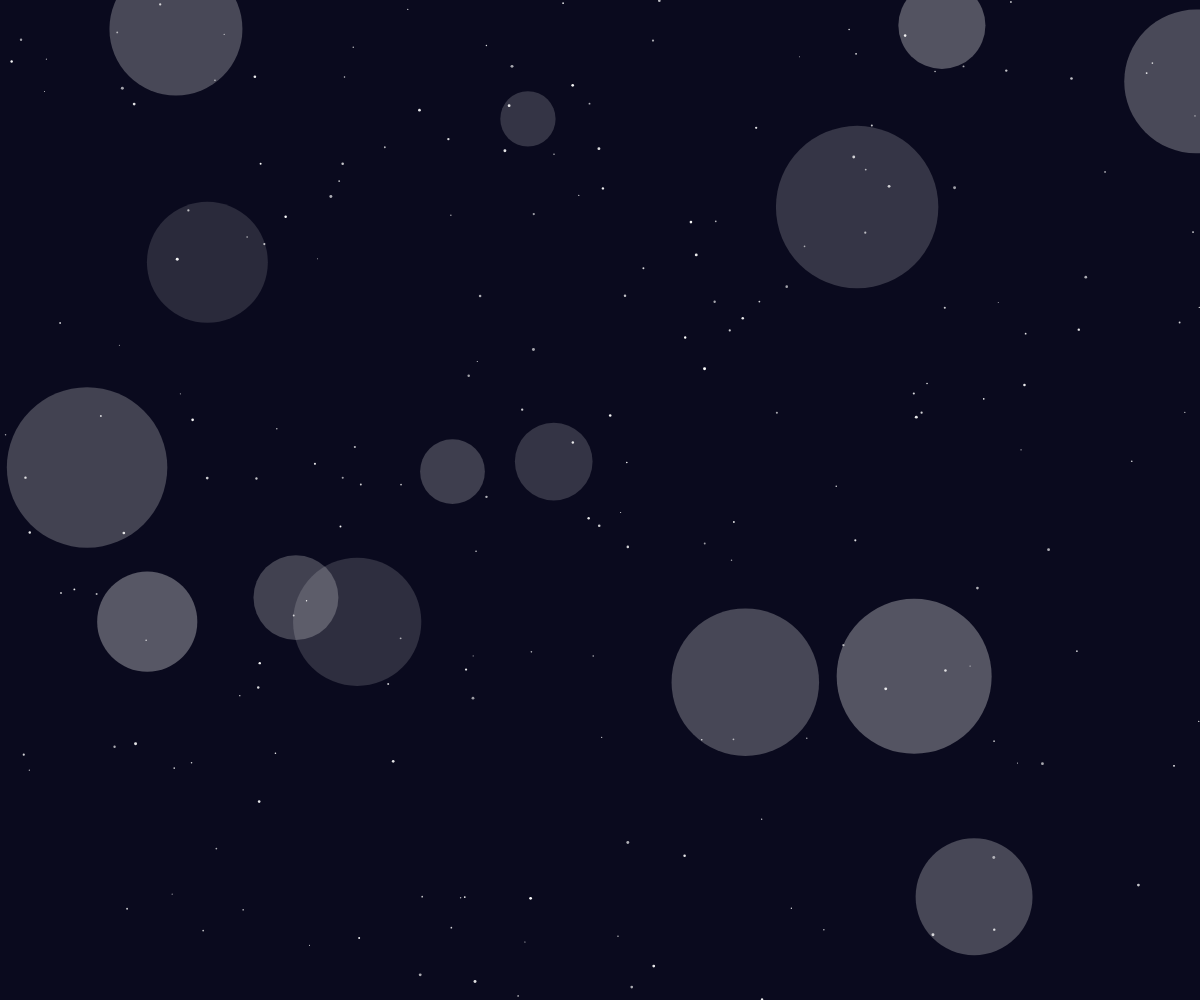
Frame 1 (no input)
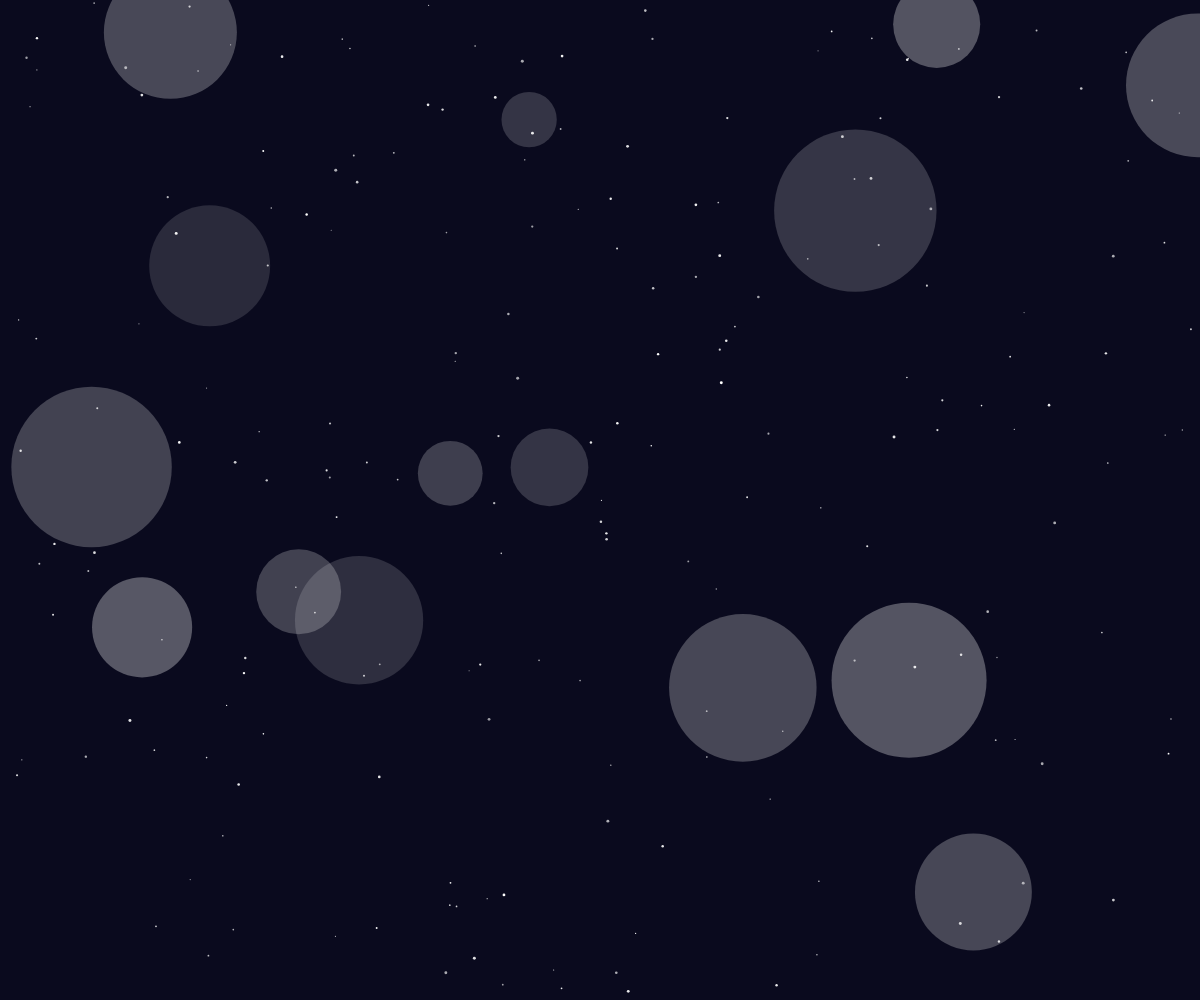
Frame 60 (no input)
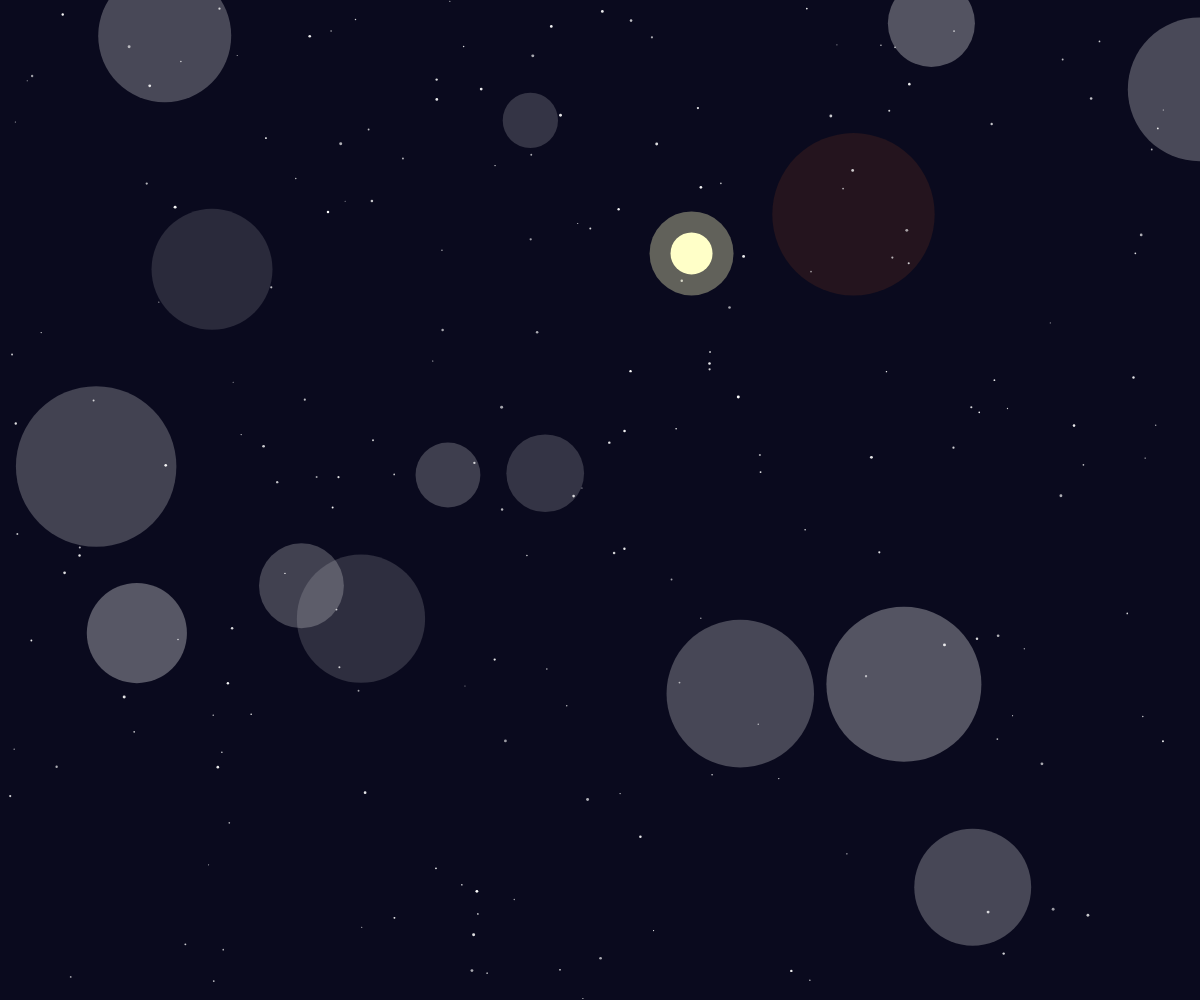
Frame 120 (the mouse pressed at the canvas centre since frame 60)

The p5.js sketch that drew these frames (run headless with seeded random() and noise() and a simulated clock; from frame 60 on, the mouse is pressed at the canvas centre):

// p5.js sketch
// ── sketch.js
let circles = [];
let stars = [];
let flares = [];

class Circle {
  constructor() {
    this.reset();
  }
  
  reset() {
    this.x = random(width);
    this.y = random(height);
    this.size = random(50, 200);
    this.speedX = random(-0.1, 0.1);
    this.speedY = random(-0.1, 0.1);
    this.alpha = random(30, 80);
    this.color = color(255, 255, 255, this.alpha);
    this.hueShift = random(-10, 10); // For subtle color shifts
  }
  
  update() {
    this.x += this.speedX;
    this.y += this.speedY;
    
    if (this.x > width + this.size) this.x = -this.size;
    if (this.x < -this.size) this.x = width + this.size;
    if (this.y > height + this.size) this.y = -this.size;
    if (this.y < -this.size) this.y = height + this.size;
  }
  
  display() {
    noStroke();
    fill(this.color);
    ellipse(this.x, this.y, this.size);
  }
}

class Star {
  constructor() {
    this.reset();
  }
  
  reset() {
    this.x = random(width);
    this.y = random(height);
    this.size = random(1, 3);
    this.speedX = random(-0.5, 0.5);
    this.speedY = random(-0.5, 0.5);
    this.alpha = random(150, 255);
    this.color = color(255, 255, 255, this.alpha);
  }
  
  update() {
    this.x += this.speedX;
    this.y += this.speedY;
    
    if (this.x > width + this.size) this.x = -this.size;
    if (this.x < -this.size) this.x = width + this.size;
    if (this.y > height + this.size) this.y = -this.size;
    if (this.y < -this.size) this.y = height + this.size;
  }
  
  display() {
    noStroke();
    fill(this.color);
    ellipse(this.x, this.y, this.size);
  }
}

class Flare {
  constructor(x, y) {
    this.x = x;
    this.y = y;
    this.radius = 0;
    this.maxRadius = random(20, 40);
    this.alpha = 255;
    this.color = color(255, 255, 200, this.alpha);
    this.glowAlpha = 100;
    this.decayRate = random(0.5, 1.0);
    this.hueShift = random(-20, 20); // Shift hue of nearby circles
  }
  
  update() {
    this.radius += 1;
    this.alpha -= 3 * this.decayRate;
    this.glowAlpha -= 0.5 * this.decayRate;
  }
  
  isFinished() {
    return this.alpha <= 0 || this.radius > this.maxRadius;
  }
  
  display() {
    noStroke();
    
    // Draw the main flare
    fill(this.color);
    ellipse(this.x, this.y, this.radius * 2);
    
    // Draw a glowing afterglow
    fill(255, 255, 200, this.glowAlpha);
    ellipse(this.x, this.y, this.radius * 4);
  }
}

function setup() {
  createCanvas(windowWidth, windowHeight);
  frameRate(30);
  
  // Create circles
  for (let i = 0; i < 15; i++) {
    circles.push(new Circle());
  }
  
  // Create stars
  for (let i = 0; i < 200; i++) {
    stars.push(new Star());
  }
}

function draw() {
  background(10, 10, 30);
  
  // Update and display circles
  for (let circle of circles) {
    circle.update();
    circle.display();
  }
  
  // Update and display stars
  for (let star of stars) {
    star.update();
    star.display();
  }
  
  // Occasionally create a flare
  if (frameCount % 100 === 0) {
    let x = random(width);
    let y = random(height);
    flares.push(new Flare(x, y));
  }
  
  // Update and display flares
  for (let i = flares.length - 1; i >= 0; i--) {
    flares[i].update();
    flares[i].display();
    
    if (flares[i].isFinished()) {
      flares.splice(i, 1);
    }
  }
  
  // Apply color shifts to nearby circles
  for (let flare of flares) {
    if (!flare.isFinished()) {
      for (let circle of circles) {
        let d = dist(flare.x, flare.y, circle.x, circle.y);
        if (d < circle.size + flare.radius * 2) {
          // Shift the hue of nearby circles
          let hueDiff = map(d, 0, circle.size + flare.radius * 2, 10, 0);
          let newHue = (hue(circle.color) + flare.hueShift * (1 - hueDiff / 10)) % 360;
          circle.color = color(newHue, saturation(circle.color), brightness(circle.color), alpha(circle.color));
        }
      }
    }
  }
}

function windowResized() {
  resizeCanvas(windowWidth, windowHeight);
}
